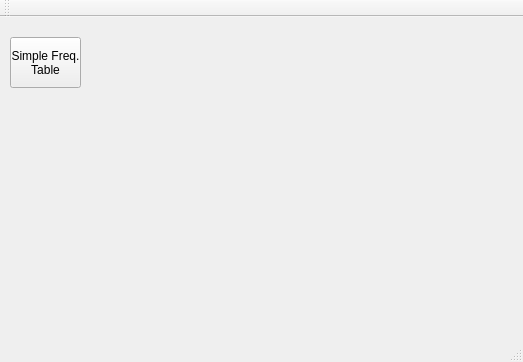
<?xml version="1.0" encoding="UTF-8"?>
<ui version="4.0">
 <class>Shelper</class>
 <widget class="QMainWindow" name="Shelper">
  <property name="geometry">
   <rect>
    <x>0</x>
    <y>0</y>
    <width>523</width>
    <height>362</height>
   </rect>
  </property>
  <property name="windowTitle">
   <string>Shelper</string>
  </property>
  <widget class="QWidget" name="centralWidget">
   <widget class="QPushButton" name="button_simplefreq">
    <property name="geometry">
     <rect>
      <x>10</x>
      <y>20</y>
      <width>71</width>
      <height>51</height>
     </rect>
    </property>
    <property name="text">
     <string>Simple Freq.
Table</string>
    </property>
   </widget>
  </widget>
  <widget class="QMenuBar" name="menuBar">
   <property name="geometry">
    <rect>
     <x>0</x>
     <y>0</y>
     <width>523</width>
     <height>21</height>
    </rect>
   </property>
  </widget>
  <widget class="QToolBar" name="mainToolBar">
   <attribute name="toolBarArea">
    <enum>TopToolBarArea</enum>
   </attribute>
   <attribute name="toolBarBreak">
    <bool>false</bool>
   </attribute>
  </widget>
  <widget class="QStatusBar" name="statusBar"/>
 </widget>
 <layoutdefault spacing="6" margin="11"/>
 <resources/>
 <connections/>
</ui>
